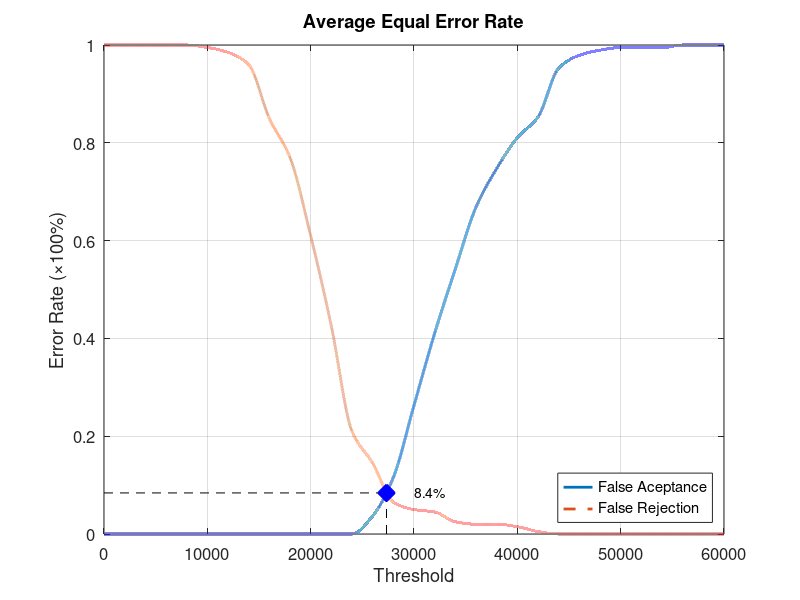
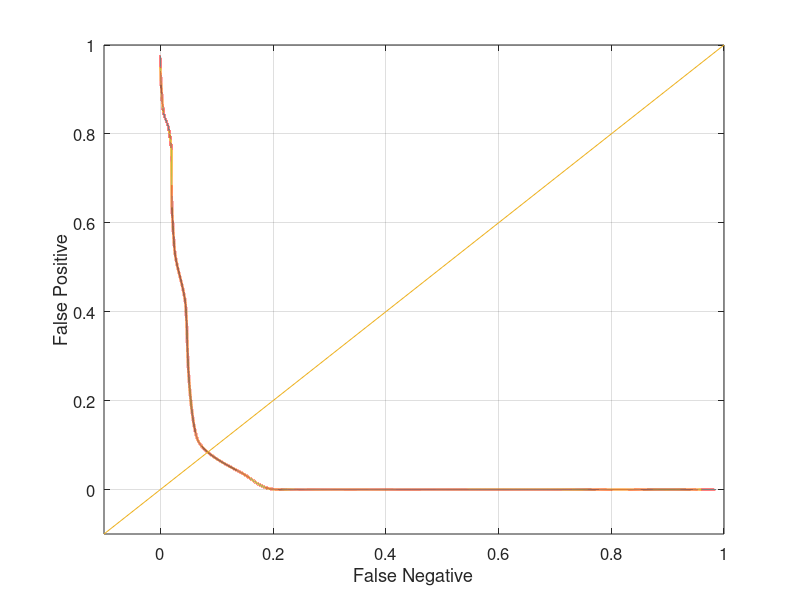

MATLAB code for these plots, in order:
function yEER = Database2_1
close all;
clear;
clc;
x = 0:2000:60000;
xq = 0:0.5:60000;

y0 = [0 0 0 0 0 0 0 0 0 0 0 0 0 0.0368421 0.115789 0.263158 0.410526 0.542105 0.668421 0.747368 0.810526 0.852632 0.952632 0.978947 0.989474 0.994737 0.994737 0.994737 1 1 1];
yy0 = interp1(x, y0, xq, 'pchip');
y1 = [1 1 1 1 1 0.995 0.985 0.96 0.85 0.77 0.61 0.425 0.21 0.145 0.065 0.05 0.045 0.025 0.02 0.02 0.015 0.005 0 0 0 0 0 0 0 0 0];
yy1 = interp1(x, y1, xq, 'pchip');

% Calculating EER: 
y2 = abs(y0 - y1);
find(y2 == min(y2))
yy2 = abs(yy0 - yy1);
xEER = find(yy2 == min(yy2));
xEERIndex = xq(xEER) % X-axis EER
yEER = yy0(xEER) % Y-axis EER

main = figure
plot(xq, yy0,'-','LineWidth', 2);	hold on
plot(xq, yy1,'--','LineWidth', 2);	hold on
plot([xEERIndex xEERIndex], [0 yEER], 'k--');	hold on
plot([0 xEERIndex], [yEER yEER], 'k--');	hold on
plot(xEERIndex, yEER, 'bx', 'LineWidth', 10);	hold on
text(xEERIndex + 10 * xEERIndex / 100, yEER, [num2str(round((10000 * yEER)) / 100) '%'])
legend('False Aceptance', 'False Rejection', 'Location', 'SouthEast')
xlabel('Threshold')
ylabel('Error Rate (\times100%)')
title('Average Equal Error Rate')
set(gca, 'FontSize', 12)
axis([0 60000 0 1])
grid on

print(main, 'Database2_1Main', '-dpng');
FNRxFPR = figure('Color', [1 1 1]);
plot(yy1, yy0, '-', yy1, yy0, 'LineWidth', 2);
hold on
y = -0.1:0.1:1
plot(y, y); 
set(gca, 'FontSize', 12)
xlabel('False Negative')
ylabel('False Positive')
axis([-0.1 1 -0.1 1])
set(gca, 'FontSize', 12)
grid on

print(FNRxFPR, 'Database2_1FNRxFPR','-dpng');
end
